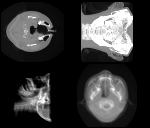

Recreate this plot in Python.
#!/usr/bin/env python

# Test vtkImageReslice with different slab modes and transform combinations.

# Factory overrides
import vtkmodules.vtkInteractionStyle  # noqa: F401
import vtkmodules.vtkRenderingFreeType  # noqa: F401
import vtkmodules.vtkRenderingOpenGL2  # noqa: F401

import os

from vtkmodules.vtkCommonTransforms import vtkTransform
from vtkmodules.vtkIOImage import vtkImageReader
from vtkmodules.vtkImagingCore import (
    vtkImageCast,
    vtkImageReslice,
)
from vtkmodules.vtkRenderingCore import (
    vtkActor2D,
    vtkImageMapper,
    vtkRenderWindow,
    vtkRenderWindowInteractor,
    vtkRenderer,
)

# Image pipeline
reader = vtkImageReader()
reader.ReleaseDataFlagOff()
reader.SetDataByteOrderToLittleEndian()
reader.SetDataScalarTypeToUnsignedShort()
reader.SetDataExtent(0, 63, 0, 63, 1, 93)
reader.SetDataSpacing(3.2, 3.2, 1.5)
reader.SetDataOrigin(-100.8, -100.8, -70.5)
data_dir = os.environ.get("VPE_DATA_DIR", os.path.dirname(os.path.abspath(__file__)))

reader.SetFilePrefix(os.path.join(data_dir, "headsq", "quarter"))
reader.SetDataMask(0x7fff)

# Cast to float for sum mode
caster = vtkImageCast()
caster.SetInputConnection(reader.GetOutputPort())
caster.SetOutputScalarTypeToFloat()

# Transforms
transform_1 = vtkTransform()
transform_1.RotateY(75)

transform_2 = vtkTransform()
transform_2.RotateZ(90)

# Mean slab
reslice1 = vtkImageReslice()
reslice1.SetInputConnection(reader.GetOutputPort())
reslice1.SetSlabModeToMean()
reslice1.SetSlabNumberOfSlices(45)
reslice1.SetInterpolationModeToLinear()
reslice1.SetOutputDimensionality(2)
reslice1.SetOutputSpacing(3.2, 3.2, 1.5)
reslice1.SetOutputExtent(0, 63, 0, 63, 0, 0)

# Sum slab with rotation
reslice2 = vtkImageReslice()
reslice2.SetInputConnection(caster.GetOutputPort())
reslice2.SetSlabModeToSum()
reslice2.SetSlabNumberOfSlices(93)
reslice2.SetInterpolationModeToLinear()
reslice2.SetResliceAxes(transform_1.GetMatrix())
reslice2.SetOutputDimensionality(2)
reslice2.SetOutputSpacing(3.2, 3.2, 1.5)
reslice2.SetOutputExtent(0, 63, 0, 63, 0, 0)

# Max slab with axes and transform
reslice3 = vtkImageReslice()
reslice3.SetInputConnection(reader.GetOutputPort())
reslice3.SetSlabModeToMax()
reslice3.SetInterpolationModeToLinear()
reslice3.SetSlabNumberOfSlices(50)
reslice3.SetResliceAxes(transform_1.GetMatrix())
reslice3.SetResliceTransform(transform_2)
reslice3.SetOutputDimensionality(2)
reslice3.SetOutputSpacing(3.2, 3.2, 1.5)
reslice3.SetOutputExtent(0, 63, 0, 63, 0, 0)

# Min slab with cubic and transform
reslice4 = vtkImageReslice()
reslice4.SetInputConnection(reader.GetOutputPort())
reslice4.SetSlabModeToMin()
reslice4.SetSlabNumberOfSlices(11)
reslice4.SetInterpolationModeToCubic()
reslice4.SetResliceTransform(transform_2)
reslice4.SetOutputDimensionality(2)
reslice4.SetOutputSpacing(3.2, 3.2, 1.5)
reslice4.SetOutputExtent(0, 63, 0, 63, 0, 0)

# Mapper + Actor pairs
mapper_0 = vtkImageMapper()
mapper_0.SetInputConnection(reslice1.GetOutputPort())
mapper_0.SetColorWindow(2000)
mapper_0.SetColorLevel(1000)
mapper_0.SetZSlice(0)

actor_0 = vtkActor2D()
actor_0.SetMapper(mapper_0)

mapper_1 = vtkImageMapper()
mapper_1.SetInputConnection(reslice2.GetOutputPort())
mapper_1.SetColorWindow(50000)
mapper_1.SetColorLevel(100000)
mapper_1.SetZSlice(0)

actor_1 = vtkActor2D()
actor_1.SetMapper(mapper_1)

mapper_2 = vtkImageMapper()
mapper_2.SetInputConnection(reslice3.GetOutputPort())
mapper_2.SetColorWindow(2000)
mapper_2.SetColorLevel(1000)
mapper_2.SetZSlice(0)

actor_2 = vtkActor2D()
actor_2.SetMapper(mapper_2)

mapper_3 = vtkImageMapper()
mapper_3.SetInputConnection(reslice4.GetOutputPort())
mapper_3.SetColorWindow(2000)
mapper_3.SetColorLevel(1000)
mapper_3.SetZSlice(0)

actor_3 = vtkActor2D()
actor_3.SetMapper(mapper_3)

# Renderers in four viewports
renderer_0 = vtkRenderer()
renderer_0.AddViewProp(actor_0)
renderer_0.SetViewport(0.5, 0.0, 1.0, 0.5)

renderer_1 = vtkRenderer()
renderer_1.AddViewProp(actor_1)
renderer_1.SetViewport(0.0, 0.0, 0.5, 0.5)

renderer_2 = vtkRenderer()
renderer_2.AddViewProp(actor_2)
renderer_2.SetViewport(0.5, 0.5, 1.0, 1.0)

renderer_3 = vtkRenderer()
renderer_3.AddViewProp(actor_3)
renderer_3.SetViewport(0.0, 0.5, 0.5, 1.0)

# Window
render_window = vtkRenderWindow()
render_window.AddRenderer(renderer_0)
render_window.AddRenderer(renderer_1)
render_window.AddRenderer(renderer_2)
render_window.AddRenderer(renderer_3)
render_window.SetSize(150, 128)
render_window.SetWindowName("reslice slab modes")

# Interactor
interactor = vtkRenderWindowInteractor()
interactor.SetRenderWindow(render_window)

interactor.Initialize()
interactor.Start()
